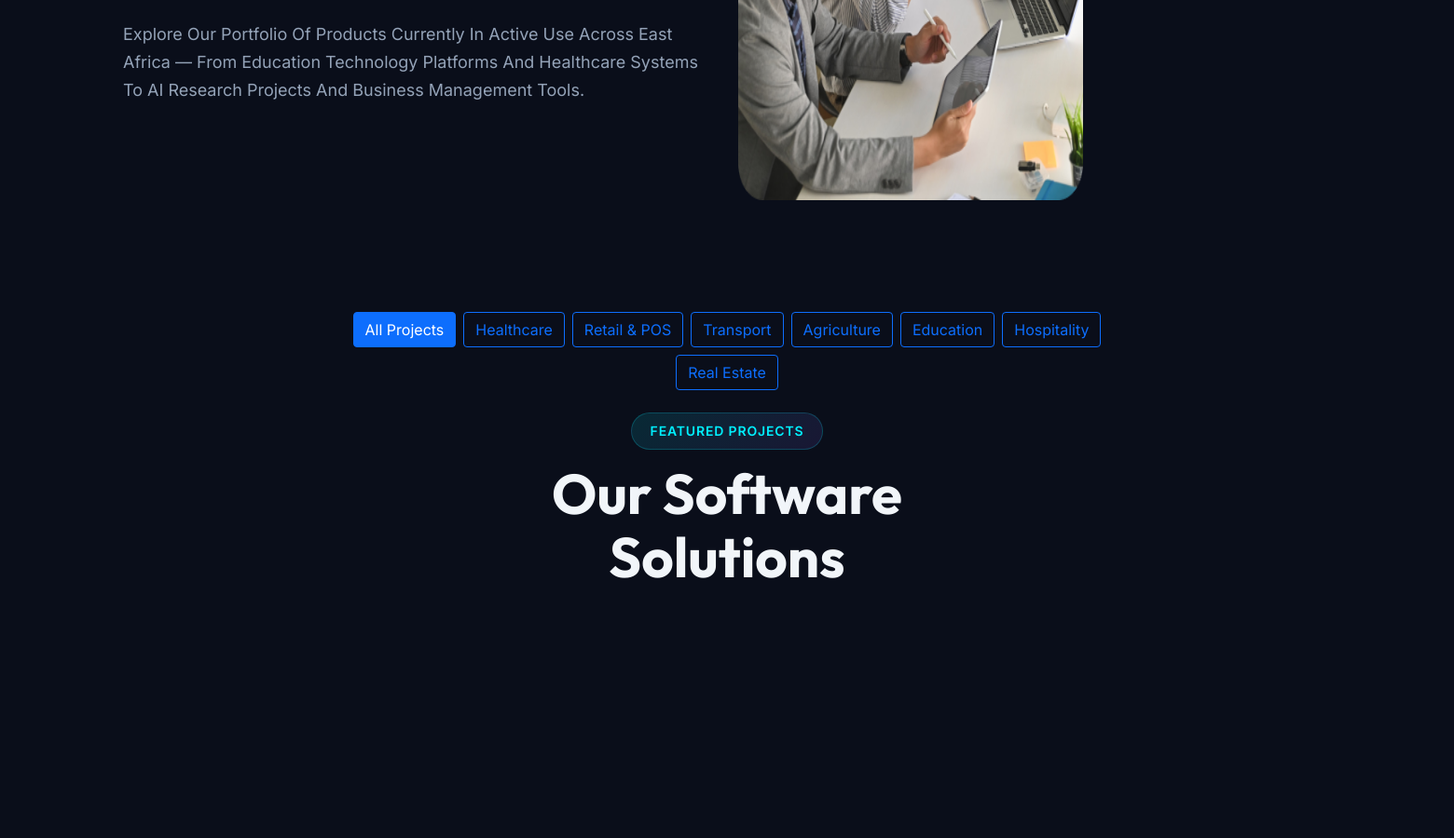
Page /portfolio/ (middle part) on the earlier database version.
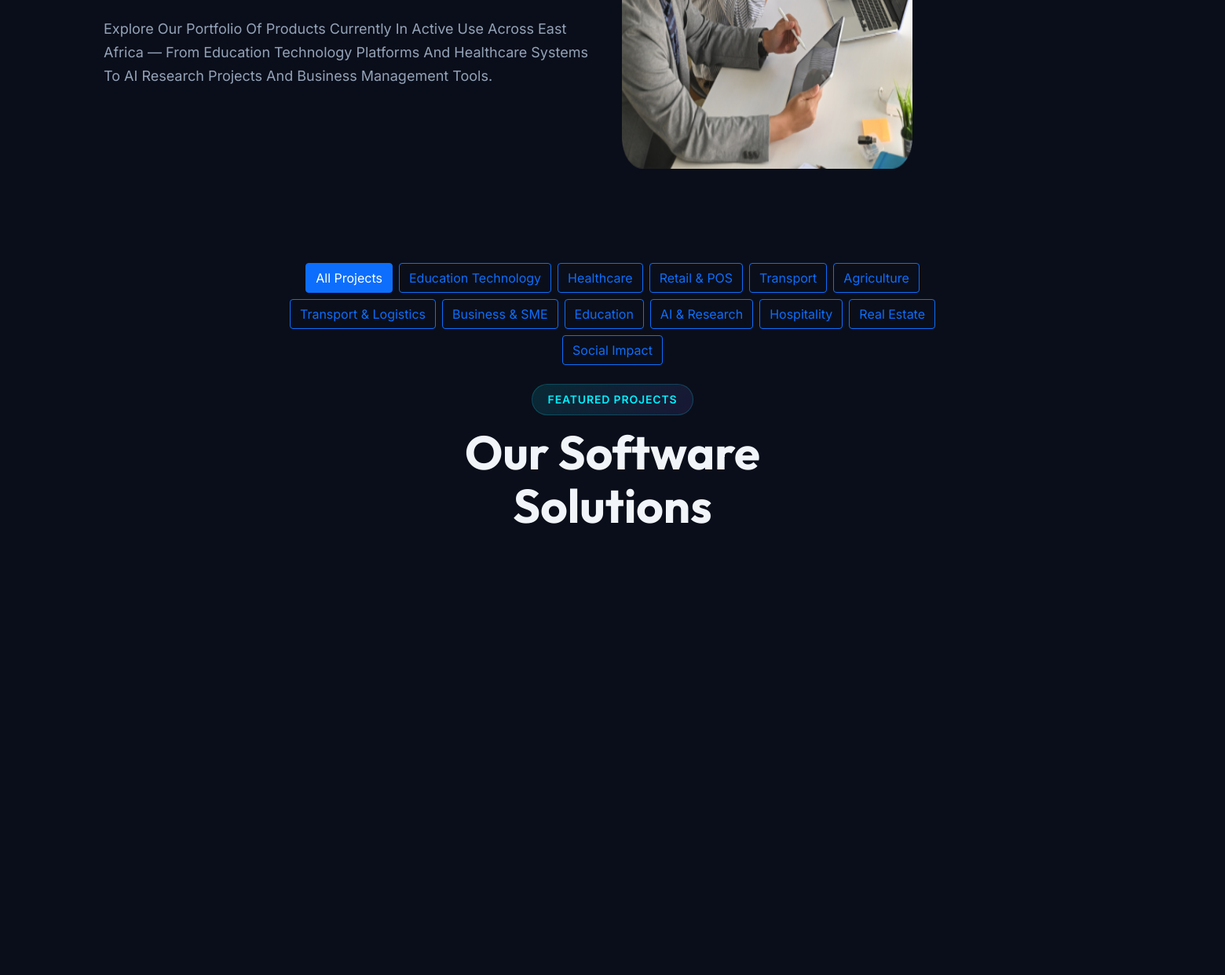
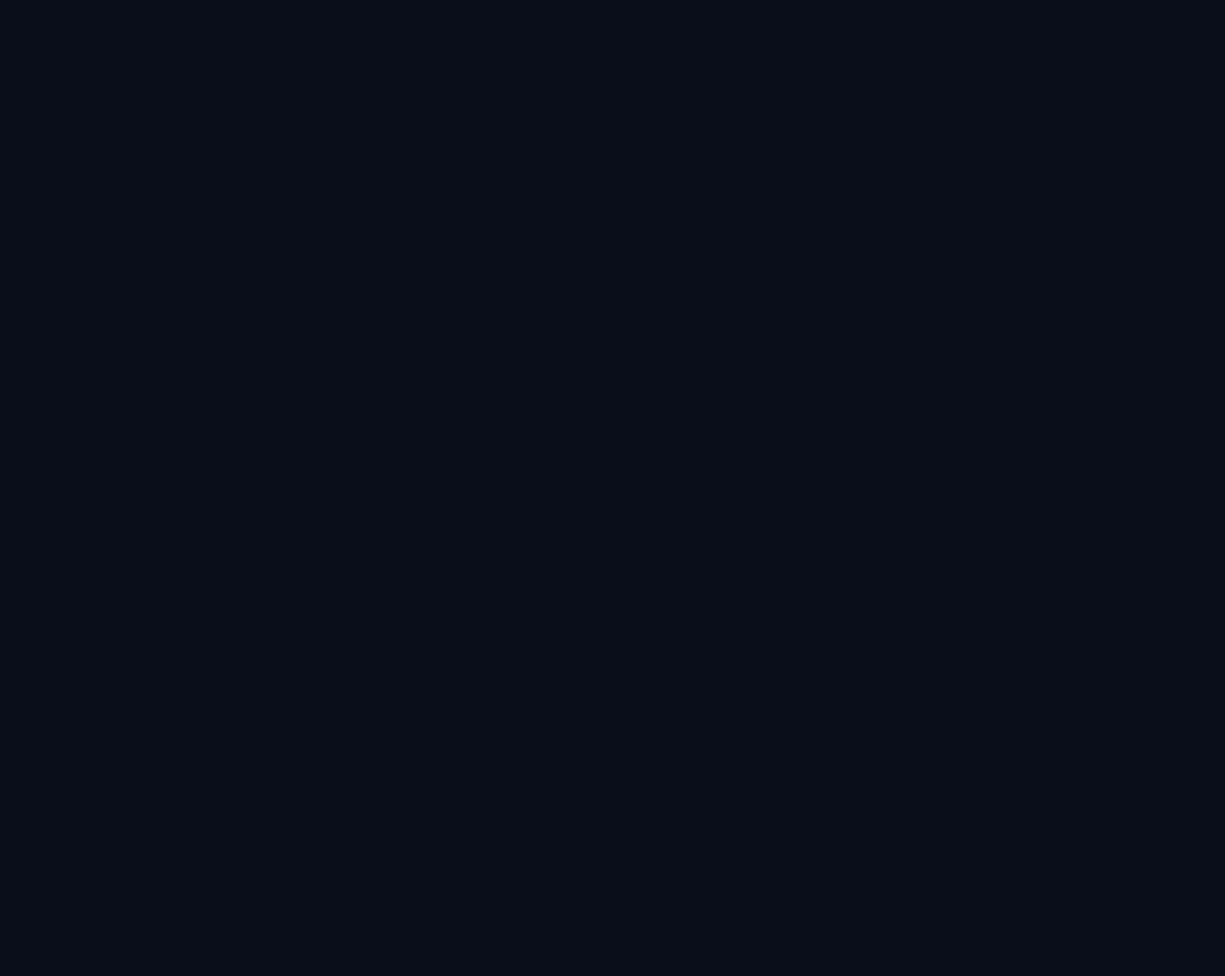
Same page on the later database version (2 pictures, top to bottom).
### kianvosite/models.py (models this page shows, shortened)
class ProjectCategory(models.Model):
    name = models.CharField(max_length=100)
    slug = models.SlugField(unique=True)
    icon_class = models.CharField(max_length=100, help_text="FontAwesome or Flaticon class (e.g., 'flaticon-software-development')")
    description = models.TextField(blank=True)
    order = models.IntegerField(default=0)
    is_active = models.BooleanField(default=True)
    created_at = models.DateTimeField(auto_now_add=True)
    updated_at = models.DateTimeField(auto_now=True)
    class Meta:
        verbose_name_plural = "Project Categories"
        ordering = ['order', 'name']

### kianvosite/views.py (the view)
# urls.py: path('portfolio/', views.portfolio, name='portfolio'),
def portfolio(request):
    category_slug = request.GET.get('category', None)
    projects = Project.objects.filter(is_active=True)
    categories = ProjectCategory.objects.filter(is_active=True)
    if category_slug:
        projects = projects.filter(category__slug=category_slug)
    context = {
        'projects': projects,
        'categories': categories,
        'current_category': category_slug,
        'stats': CompanyStat.objects.filter(is_active=True),
    }
    return render(request, 'portfolio.html', context)

### kianvosite/context_processors.py (called while the page is built)
def global_context(request):
    return {
        'open_announcements': Announcement.objects.filter(
            is_active=True, status='open'
        )[:5],
    }

### templates/portfolio.html (shortened to what this page needs)
{% extends 'main/base.html' %}
{% load static %}
{% block content %}
	<div class="about__one section-padding">
		<div class="container">
			<div class="row align-items-center gy-4">
				<div class="col-xl-6 col-lg-7 col-md-9">
					<div class="about__one-content">
						<p>Explore our portfolio of products currently in active use across East Africa — from education technology platforms and healthcare systems to AI research projects and business management tools.</p>
					</div>
				</div>
				<div class="col-xl-6 col-lg-5">
					<div class="about__one-image">
						<div class="about__one-image-wrapper">
							<img src="{% static 'assets/img/portfolio/portfolio-1.png' %}" alt="Portfolio" class="image-1">
						</div>
					</div>
				</div>
			</div>
		</div>
	</div>
{% if categories %}
<div class="container mb-4">
	<div class="row justify-content-center">
		<div class="col-xl-8">
			<div class="d-flex flex-wrap justify-content-center gap-2">
				<a href="{% url 'portfolio' %}"
					class="btn {% if not current_category %}btn-primary{% else %}btn-outline-primary{% endif %}">
					All Projects
				</a>
				{% for category in categories %}
				<a href="{% url 'portfolio' %}?category={{ category.slug }}"
					class="btn {% if current_category == category.slug %}btn-primary{% else %}btn-outline-primary{% endif %}">
					{{ category.name }}
				</a>
				{% endfor %}
			</div>
		</div>
	</div>
</div>
{% endif %}
<div class="services__five section-padding pt-0" style="background: var(--ks-bg-primary);">
	<div class="container">
		<div class="row justify-content-center text-center mb-50">
			<div class="col-xl-6 col-lg-7 col-md-9">
				<span class="subtitle-one">Featured Projects</span>
				<h2>Our Software Solutions</h2>
			</div>
		</div>
		<div class="row gy-4 justify-content-center">
			{% if projects %}
			{% for project in projects %}
			<div class="col-xl-4 col-lg-4 col-md-6 mb-30">
			</div>
			{% endfor %}
			{% endif %}
		</div>
	</div>
</div>
{% endblock content %}

Differences in the rows shown:
added ProjectCategory: name "Education Technology"
added ProjectCategory: name "Transport & Logistics"
added ProjectCategory: name "Business & SME"
added ProjectCategory: name "AI & Research"
added ProjectCategory: name "Social Impact"
